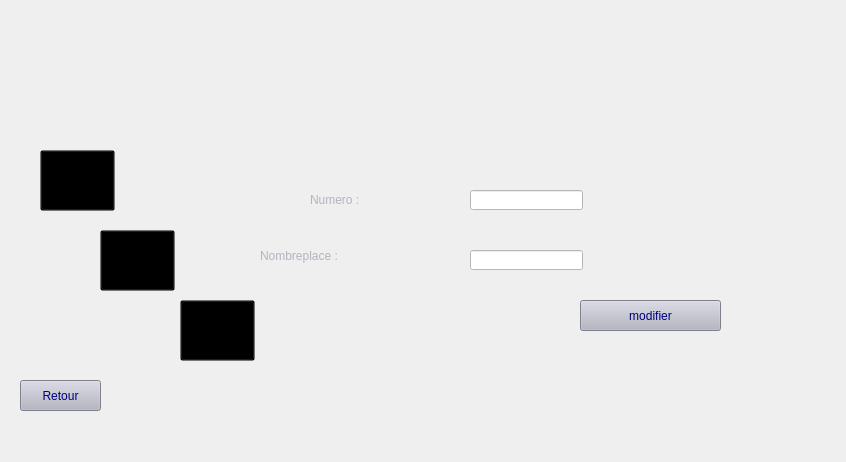
      <widget class="QWidget" name="modifierzone_2">
       <widget class="QLabel" name="label_4">
        <property name="geometry">
         <rect>
          <x>6</x>
          <y>2</y>
          <width>831</width>
          <height>451</height>
         </rect>
        </property>
        <property name="styleSheet">
         <string notr="true">background-image: url(:/photointegrationparking/gererzone.png);</string>
        </property>
        <property name="text">
         <string/>
        </property>
       </widget>
       <widget class="QPushButton" name="supprimer">
        <property name="geometry">
         <rect>
          <x>180</x>
          <y>300</y>
          <width>75</width>
          <height>61</height>
         </rect>
        </property>
        <property name="styleSheet">
         <string notr="true">background-color: transparent;</string>
        </property>
        <property name="text">
         <string/>
        </property>
       </widget>
       <widget class="QPushButton" name="ajouterzone">
        <property name="geometry">
         <rect>
          <x>100</x>
          <y>230</y>
          <width>75</width>
          <height>61</height>
         </rect>
        </property>
        <property name="styleSheet">
         <string notr="true">background-color: transparent;</string>
        </property>
        <property name="text">
         <string/>
        </property>
       </widget>
       <widget class="QPushButton" name="afficherrecherche">
        <property name="geometry">
         <rect>
          <x>40</x>
          <y>150</y>
          <width>75</width>
          <height>61</height>
         </rect>
        </property>
        <property name="styleSheet">
         <string notr="true">background-color: transparent;</string>
        </property>
        <property name="text">
         <string/>
        </property>
       </widget>
       <widget class="QPushButton" name="modifier_3">
        <property name="geometry">
         <rect>
          <x>580</x>
          <y>300</y>
          <width>141</width>
          <height>31</height>
         </rect>
        </property>
        <property name="styleSheet">
         <string notr="true">#modifier_3{
	font: 18pt &quot;Bahnschrift&quot;;

	background-color: rgb(179, 179, 193);
	
	
	
	color: rgb(0, 0, 127);
	
;}


#modifier_3:hover{
;

	color: rgb(255, 255, 255);
	background-color: rgb(4, 44, 89);
	}</string>
        </property>
        <property name="text">
         <string>modifier</string>
        </property>
       </widget>
       <widget class="QLabel" name="label_11">
        <property name="geometry">
         <rect>
          <x>310</x>
          <y>190</y>
          <width>101</width>
          <height>20</height>
         </rect>
        </property>
        <property name="styleSheet">
         <string notr="true">font: 18pt &quot;Arial&quot;;
color: rgb(179, 179, 193);</string>
        </property>
        <property name="text">
         <string>Numero :</string>
        </property>
       </widget>
       <widget class="QLabel" name="label_12">
        <property name="geometry">
         <rect>
          <x>260</x>
          <y>240</y>
          <width>161</width>
          <height>31</height>
         </rect>
        </property>
        <property name="styleSheet">
         <string notr="true">font: 18pt &quot;Arial&quot;;
color: rgb(179, 179, 193);</string>
        </property>
        <property name="text">
         <string>Nombreplace :</string>
        </property>
       </widget>
       <widget class="QLineEdit" name="lineEdit_num">
        <property name="geometry">
         <rect>
          <x>470</x>
          <y>190</y>
          <width>113</width>
          <height>20</height>
         </rect>
        </property>
        <property name="styleSheet">
         <string notr="true">#lineEdit_num{

background-color: rgb(255, 255, 255);
	
	color: rgb(4, 44, 89);
	
;}


#lineEdit_num:hover{
;

	color: rgb(255, 255, 255);
	background-color: rgb(4, 44, 89);
	}</string>
        </property>
       </widget>
       <widget class="QLineEdit" name="lineEdit_nom">
        <property name="geometry">
         <rect>
          <x>470</x>
          <y>250</y>
          <width>113</width>
          <height>20</height>
         </rect>
        </property>
        <property name="styleSheet">
         <string notr="true">#lineEdit_nom{

background-color: rgb(255, 255, 255);
	
	color: rgb(4, 44, 89);
	
;}


#lineEdit_nom:hover{
;

	color: rgb(255, 255, 255);
	background-color: rgb(4, 44, 89);
	}</string>
        </property>
       </widget>
       <widget class="QPushButton" name="retour_3">
        <property name="geometry">
         <rect>
          <x>20</x>
          <y>380</y>
          <width>81</width>
          <height>31</height>
         </rect>
        </property>
        <property name="styleSheet">
         <string notr="true">#retour_3{
	font: 18pt &quot;Bahnschrift&quot;;

	background-color: rgb(179, 179, 193);
	
	
	
	color: rgb(0, 0, 127);
	
;}


#retour_3:hover{
;

	color: rgb(255, 255, 255);
	background-color: rgb(4, 44, 89);
	}</string>
        </property>
        <property name="text">
         <string>Retour</string>
        </property>
       </widget>
      </widget>
